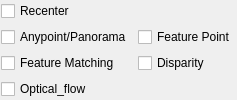
                <widget class="QFrame" name="frame_view">
                 <property name="frameShape">
                  <enum>QFrame::NoFrame</enum>
                 </property>
                 <property name="frameShadow">
                  <enum>QFrame::Raised</enum>
                 </property>
                 <layout class="QHBoxLayout" name="horizontalLayout_7">
                  <property name="leftMargin">
                   <number>1</number>
                  </property>
                  <property name="topMargin">
                   <number>1</number>
                  </property>
                  <property name="rightMargin">
                   <number>1</number>
                  </property>
                  <property name="bottomMargin">
                   <number>1</number>
                  </property>
                  <item>
                   <layout class="QGridLayout" name="gridLayout_10">
                    <item row="2" column="1">
                     <widget class="QCheckBox" name="checkBox_view_feature_point">
                      <property name="text">
                       <string>Feature Point</string>
                      </property>
                      <property name="checked">
                       <bool>false</bool>
                      </property>
                     </widget>
                    </item>
                    <item row="2" column="0">
                     <widget class="QCheckBox" name="checkBox_view_anypoint_panorama">
                      <property name="text">
                       <string>Anypoint/Panorama</string>
                      </property>
                      <property name="checked">
                       <bool>false</bool>
                      </property>
                     </widget>
                    </item>
                    <item row="3" column="0">
                     <widget class="QCheckBox" name="checkBox_view_feature_matching">
                      <property name="text">
                       <string>Feature Matching</string>
                      </property>
                      <property name="checked">
                       <bool>false</bool>
                      </property>
                     </widget>
                    </item>
                    <item row="3" column="1">
                     <widget class="QCheckBox" name="checkBox_view_disparity">
                      <property name="text">
                       <string>Disparity</string>
                      </property>
                     </widget>
                    </item>
                    <item row="1" column="0">
                     <widget class="QCheckBox" name="checkBox_view_recenter">
                      <property name="text">
                       <string>Recenter</string>
                      </property>
                     </widget>
                    </item>
                    <item row="4" column="0">
                     <widget class="QCheckBox" name="checkBox_view_optical_flow">
                      <property name="text">
                       <string>Optical_flow</string>
                      </property>
                     </widget>
                    </item>
                   </layout>
                  </item>
                 </layout>
                </widget>
